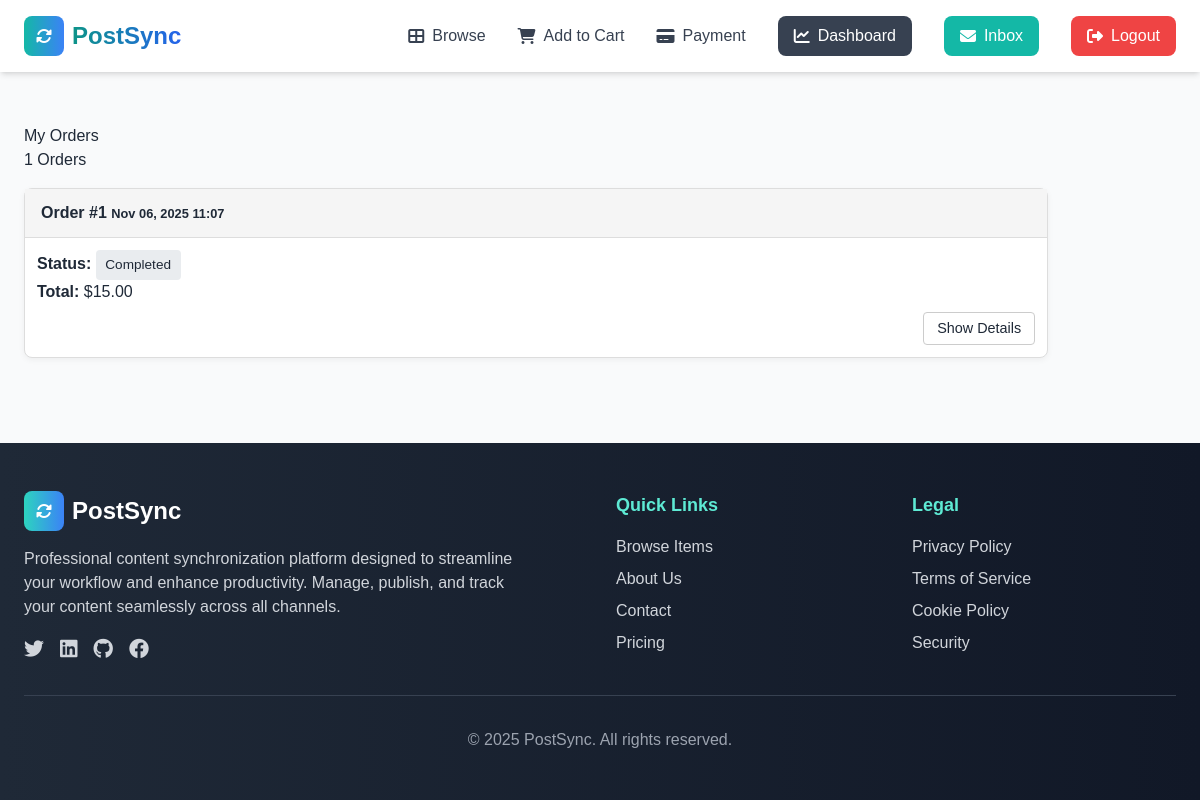
Screenshot of /cart/orders/ (signed in) with the database file from the repository.
### cart/models.py (models this page shows, shortened)
class Payment(models.Model):
    user = models.ForeignKey(User, on_delete=models.CASCADE)
    amount = models.DecimalField(max_digits=10, decimal_places=2)
    stripe_payment_intent = models.CharField(max_length=255, null=True, blank=True)
    stripe_session_id = models.CharField(max_length=255, null=True, blank=True)
    currency = models.CharField(max_length=10, default='usd')
    status = models.CharField(max_length=50, default='pending')
    created_at = models.DateTimeField(auto_now_add=True)

### cart/views.py (the view)
# urls.py: path('orders/', views.order_history, name='order_history'),
@login_required
def order_history(request):
    payments = Payment.objects.filter(user=request.user).order_by('-created_at')
    return render(request, 'cart/order_history.html', {'payments': payments})

### cart/models.py (called while the page is built)
    def subtotal(self):
        return self.price * self.quantity

### cart/templates/cart/order_history.html (shortened to what this page needs)
{% extends 'core/base.html' %}
{% block content %}
<div class="container mt-5">
    <div class="d-flex justify-content-between align-items-center mb-4">
        <h2 class="fw-semibold">My Orders</h2>
        <span>{{ payments|length }} Orders</span>
    </div>
    {% if payments %}
        {% for p in payments %}
        <div class="card order-card mb-4 ">
            <div class="card-header d-flex justify-content-between ">
                <span>Order #{{ forloop.counter }}</span>
                <small>{{ p.created_at|date:"M d, Y H:i" }}</small>
            </div>
            <div class="card-body p-3">
                <div class="d-flex justify-content-between align-items-center mb-2">
                    <p class="mb-0">
                        <strong>Status:</strong>
                        <span class="status-badge">{{ p.status|title }}</span>
                    </p>
                    <p class="mb-0">
                        <strong>Total:</strong> ${{ p.amount }}
                    </p>
                </div>
                <div class="text-end">
                    <button class="toggle-details" data-target="order-{{ forloop.counter }}">
                        Show Details
                    </button>
                </div>
            </div>
        </div>
        {% endfor %}
    {% endif %}
</div>
{% endblock %}

### cart/templates/cart/order_history.html (style rules this page uses)
body { background-color: #f8f9fa; font-family: "Poppins", sans-serif; }
.order-card { background-color: #fff; border: 1px solid #ddd; border-radius: 8px; box-shadow: 0 2px 6px rgba(0, 0, 0, 0.05); transition: transform 0.2s ease; }
.card-header { background-color: #f5f5f5; padding: 0.75rem 1rem; font-weight: 600; border-bottom: 1px solid #ddd; }
.status-badge { font-size: 0.85rem; padding: 0.3rem 0.6rem; border-radius: 4px; background-color: #e9ecef; display: inline-block; }
.toggle-details { font-size: 0.9rem; border: 1px solid #ccc; background: none; padding: 0.3rem 0.8rem; border-radius: 4px; cursor: pointer; transition: background 0.2s; }

### rows the page displays
Payment: created_at "Nov 06, 2025 11:07", status "Completed", amount "15.00"

### other values shown
{{ payments|length }} "1"
